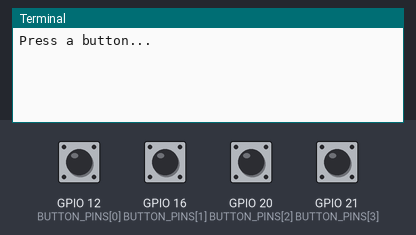
Bench run of a program on a simulated Raspberry Pi (BCM pin numbers). Shown: the last lines printed to the terminal. The inputs (shaded band) are chosen by the test bench; at power-on: GPIO 12 (BUTTON_PINS[0]), GPIO 16 (BUTTON_PINS[1]), GPIO 20 (BUTTON_PINS[2]), GPIO 21 (BUTTON_PINS[3]) HIGH.

Above: at 1.2 s.
1.3 s: GPIO 12 (BUTTON_PINS[0]) pulled LOW for 0.15 s
At 2.1 s:
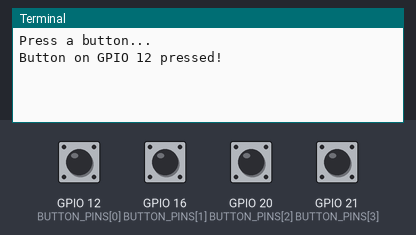
2.9 s: GPIO 16 (BUTTON_PINS[1]) pulled LOW for 0.15 s
At 3.3 s:
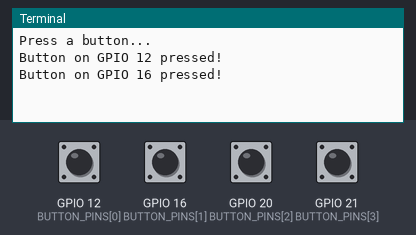
4.5 s: GPIO 20 (BUTTON_PINS[2]) pulled LOW for 0.15 s
At 5.7 s:
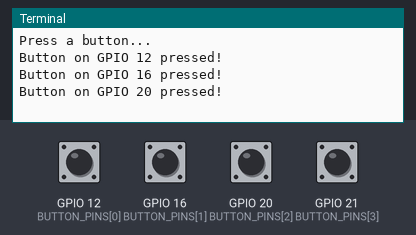
6.1 s: GPIO 21 (BUTTON_PINS[3]) pulled LOW for 0.15 s
At 6.9 s:
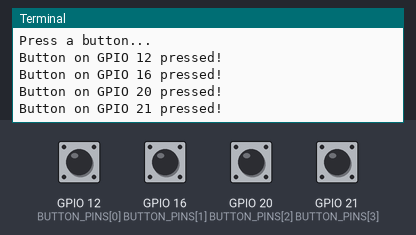
Timing chart, 0 to 8.7 s (numbered marks = the images above; inputs shaded):
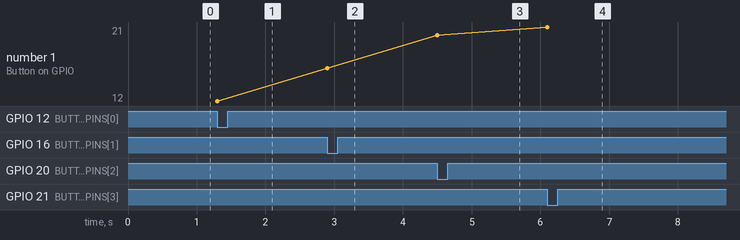

Measured:
- after the input at 1.3 s, the terminal: prints a new line at once (image 1)
- after the input at 2.9 s, the terminal: prints a new line at once (image 2)
- after the input at 4.5 s, the terminal: prints a new line at once (image 3)
- after the input at 6.1 s, the terminal: prints a new line at once (image 4)
- plotted number 1: 12 → 16 after the input at 2.9 s, 16 → 20 after the input at 4.5 s, 20 → 21 after the input at 6.1 s

The program:

demo.py
```python
import RPi.GPIO as GPIO
import time

BUTTON_PINS = [12, 16, 20, 21]

GPIO.setmode(GPIO.BCM)
for pin in BUTTON_PINS:
    GPIO.setup(pin, GPIO.IN, pull_up_down=GPIO.PUD_UP)

print("Press a button...")

try:
    while True:
        for pin in BUTTON_PINS:
            if GPIO.input(pin) == GPIO.LOW:
                print(f"Button on GPIO {pin} pressed!")
                time.sleep(0.2)  # Debounce
except KeyboardInterrupt:
    GPIO.cleanup()
```
